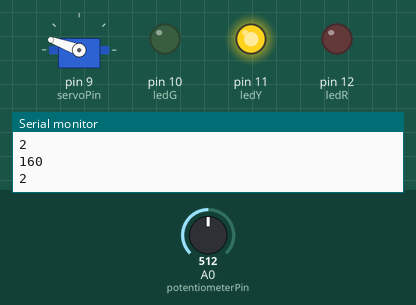
The sketch below on a simulated Arduino Uno, built with avr-gcc and run on an emulated ATmega328P. Parts: servo, output pins drawn as LEDs (lit = HIGH), the last lines printed to the serial monitor. The test bench sets the inputs (shaded band); at power-on: A0 (potentiometerPin) = 512.

Above: at 1.2 s.
1.3 s: A0 (potentiometerPin) set to 716
At 1.9 s:
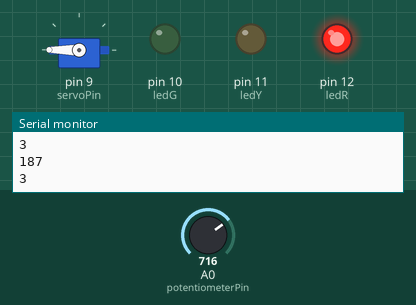
2.8 s: A0 (potentiometerPin) set to 511
At 3.3 s:
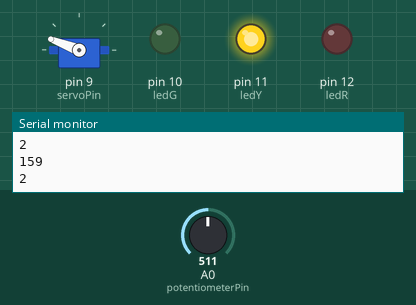
4.3 s: A0 (potentiometerPin) set to 306
At 5.4 s:
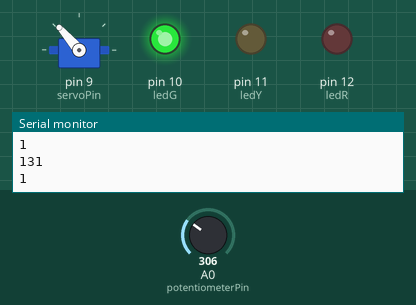
5.8 s: A0 (potentiometerPin) set to 122
At 6.3 s:
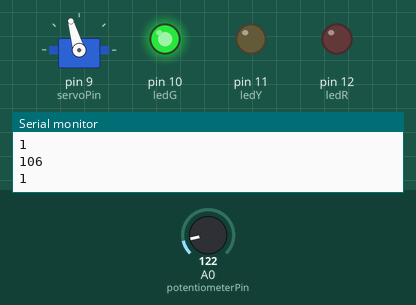
7.3 s: A0 (potentiometerPin) set to 0
At 7.7 s:
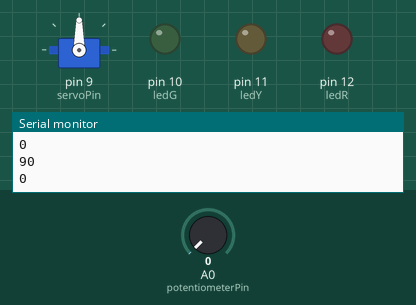
8.8 s: A0 (potentiometerPin) set to 900
At 10.2 s:
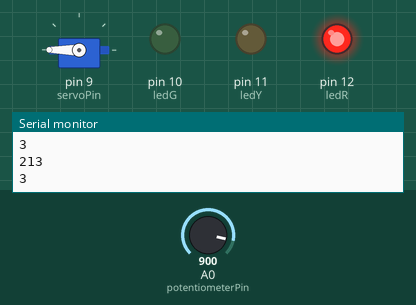
Timing chart, 0 to 11.3 s (numbered marks = the images above; inputs shaded):
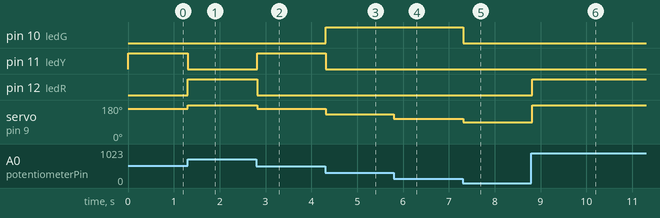

Measured:
- after the input at 1.3 s, pin 11 (ledY): HIGH → LOW at once; pin 12 (ledR): LOW → HIGH at once; servo on pin 9 (servoPin): 160° → 180° at once
- after the input at 2.8 s, pin 11 (ledY): LOW → HIGH at once; pin 12 (ledR): HIGH → LOW at once; servo on pin 9 (servoPin): 180° → 159° at once
- after the input at 4.3 s, pin 10 (ledG): LOW → HIGH at once; pin 11 (ledY): HIGH → LOW at once; servo on pin 9 (servoPin): 159° → 131° at once
- after the input at 5.8 s, servo on pin 9 (servoPin): 131° → 106° at once
- after the input at 7.3 s, pin 10 (ledG): HIGH → LOW at once; servo on pin 9 (servoPin): 106° → 90° at once
- after the input at 8.8 s, pin 12 (ledR): LOW → HIGH at once; servo on pin 9 (servoPin): 90° → 180° at once

The sketch:

servoSpeed.ino
```cpp
/*
 Program to test the main project:
  A variable resistor will control the speed of a continuos servomotor to provide controlled rotation
*/

#include <Servo.h>

Servo servo;

int potentiometerPin = 0;
int value;
int servoPin = 9;
int servoSpeed = 0;

int ledR = 12;
int ledY = 11;
int ledG = 10;

void setup() {
  pinMode(ledR, HIGH);
  pinMode(ledY, HIGH);
  pinMode(ledG, HIGH);

  Serial.begin(9600);
  servo.attach(servoPin);

}

void loop() {
  value = analogRead(potentiometerPin);
  servoSpeed = 90 + map(value, 0, 1023, 0, 140);
  showState(servoSpeed);
  Serial.println(servoSpeed);
  servo.write(servoSpeed);
  delay(15);
}

void showState(int servoSpeed){
/*
Receives the servomotor speed and set the leds to show the state, Green-Yellow-Red leds minimum speed to fastest.
The errorMinBound is to set the minor limit in the speed, this is because the servo minimum speed value and we have 4 posible states, the 0 is for the servo in 0 speed.
*/
  int errorMinBound = -35;

  int state = map(servoSpeed - 90, errorMinBound, 90, 0, 3);
  Serial.println(state);
  switch (state){
    case 0:
      digitalWrite(ledG, LOW);
      digitalWrite(ledY, LOW);
      digitalWrite(ledR, LOW);
      break;
    case 1:
      digitalWrite(ledG, HIGH);
      digitalWrite(ledY, LOW);
      digitalWrite(ledR, LOW);
      break;
    case 2:
      digitalWrite(ledG, LOW);
      digitalWrite(ledY, HIGH);
      digitalWrite(ledR, LOW);
      break;
    case 3:
      digitalWrite(ledG, LOW);
      digitalWrite(ledY, LOW);
      digitalWrite(ledR, HIGH);
      break;
    default:
      digitalWrite(ledG, LOW);
      digitalWrite(ledY, LOW);
      digitalWrite(ledR, LOW);
      break;
  }
}
```
